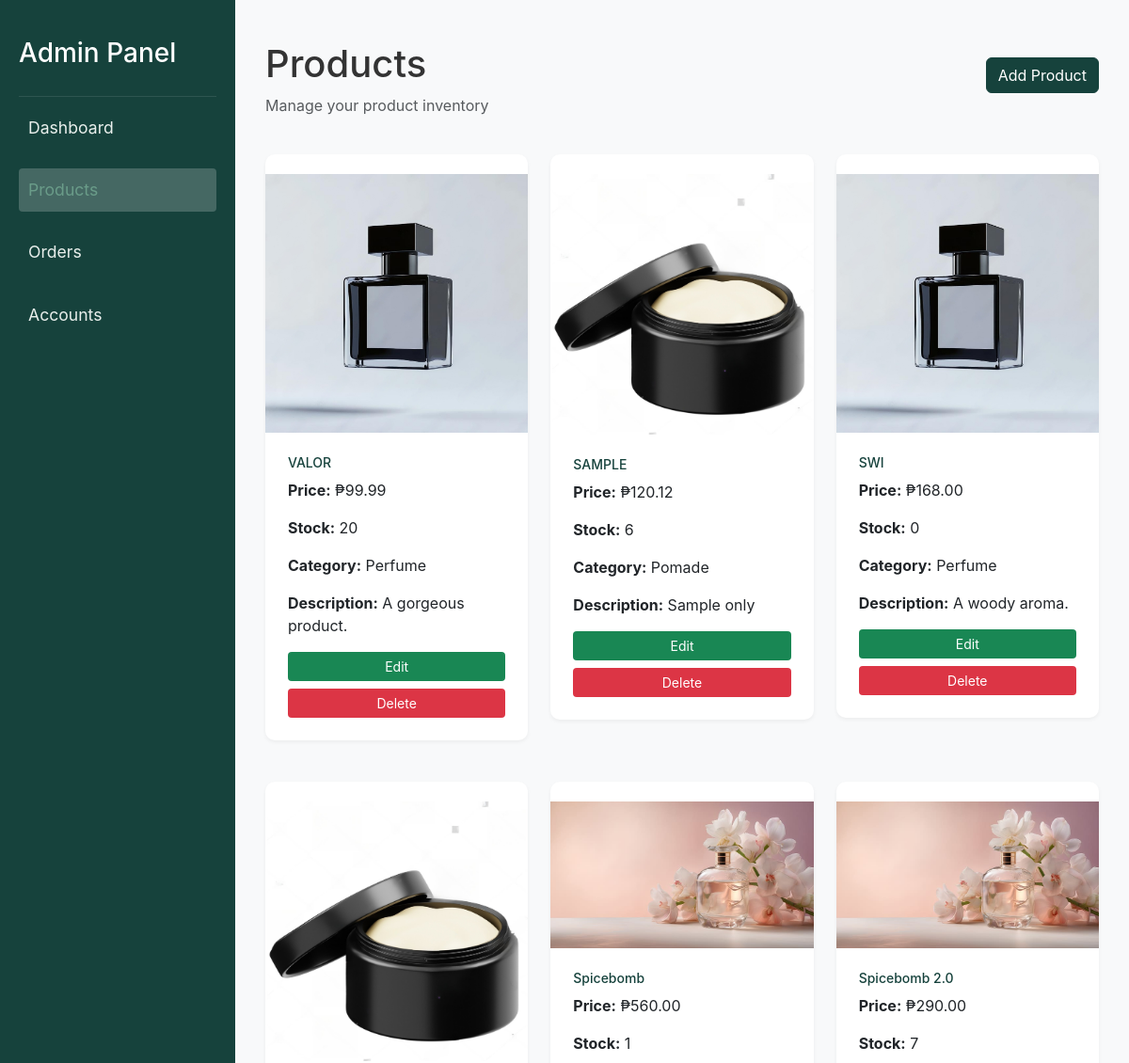
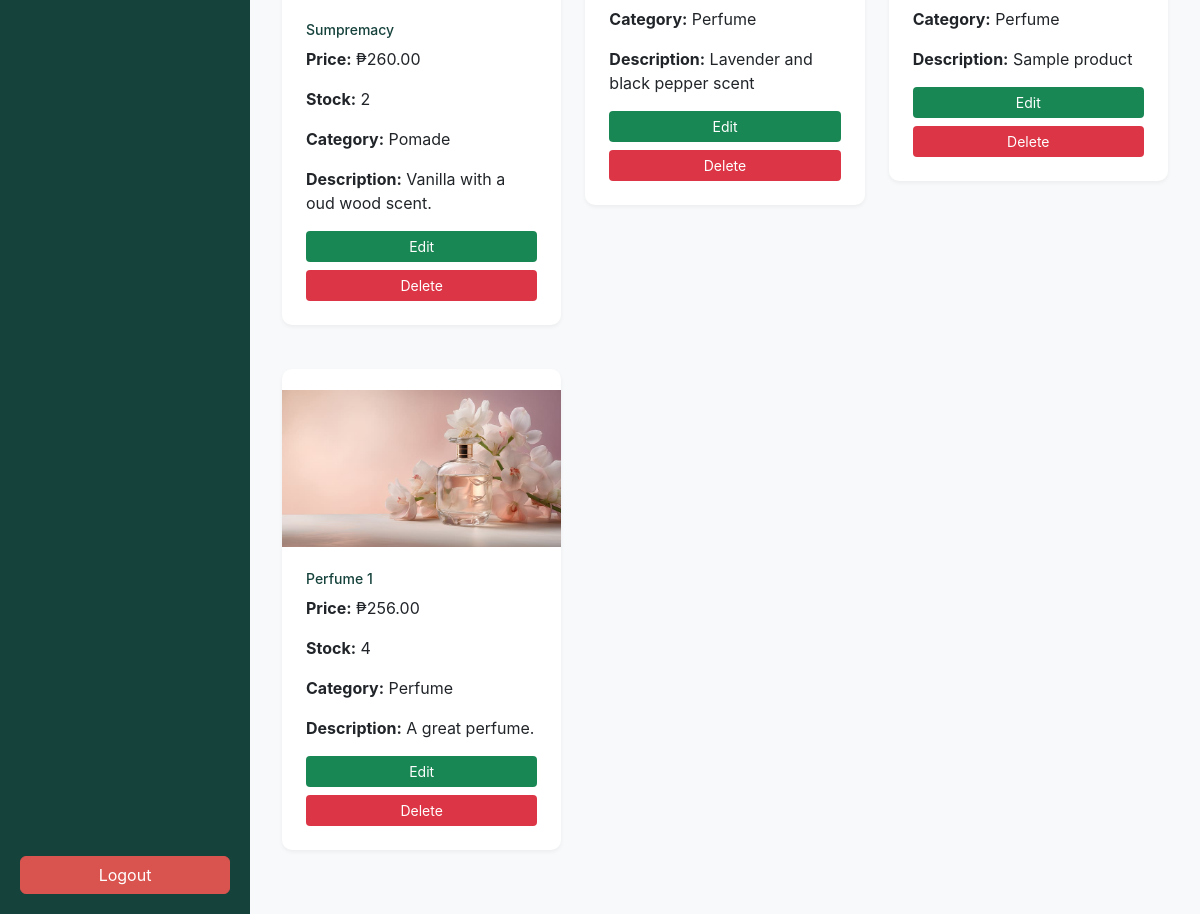
/products.php, run on the app's committed database (2 pictures, top to bottom).
### tables this page shows
CREATE TABLE `products` (
  `product_id` int(11) NOT NULL,
  `name` varchar(100) DEFAULT NULL,
  `productPic` longblob NOT NULL,
  `description` text DEFAULT NULL,
  `price` decimal(10,2) NOT NULL,
  `stock` int(11) NOT NULL,
  `category` enum('Perfume','Pomade') NOT NULL
);

### products.php (the view, shortened to what this page needs)
<?php include 'db.php'; ?>
<!DOCTYPE html>
<html lang="en">
<head>
  <link href="https://cdn.jsdelivr.net/npm/bootstrap@5.3.3/dist/css/bootstrap.min.css" rel="stylesheet">
  <link rel="stylesheet" href="css/style.css">
</head>
<body>
  <div class="wrapper">
    <nav id="sidebar" class="text-white">
      <div class="sidebar-header">
        <h3>Admin Panel</h3>
      </div>
      <ul class="list-unstyled">
        <li>
          <a href="dashboard.php">Dashboard</a>
        </li>
        <li class="active">
          <a href="products.php">Products</a>
        </li>
        <li>
          <a href="orders.php">Orders</a>
        </li>
        <li>
          <a href="accounts.php">Accounts</a>
        </li>
      </ul>
      <div class="mt-auto">
        <button class="btn btn-danger w-100 mt-3" data-bs-toggle="modal" data-bs-target="#logoutModal">
          Logout
        </button>
      </div>
    </nav>
    <div id="content">
      <div class="container-fluid">
        <div class="d-flex justify-content-between align-items-center mb-4">
          <div>
            <h1 class="mt-4">Products</h1>
            <p class="text-muted">Manage your product inventory</p>
          </div>
          <button class="btn btn-primary" data-bs-toggle="modal" data-bs-target="#addProductModal">
            Add Product
          </button>
        </div>
        <div class="row">
          <?php
          $stmt = $pdo->query("SELECT * FROM products");
          while ($row = $stmt->fetch(PDO::FETCH_ASSOC)) {
              $productId = htmlspecialchars($row['product_id']);
          ?>
            <div class="col-md-4 mb-4">
              <div class="card">
                <div class="product-image-card">
                <img id="product-img" src="uploads/<?php echo htmlspecialchars($row['productPic']); ?>" class="card-img-top img-fluid" alt="Product Image">
                </div>
                <div class="card-body">
                  <h5 class="card-title"><?php echo htmlspecialchars($row['name']); ?></h5>
                  <p class="card-text"><strong>Price:</strong> ₱<?php echo number_format($row['price'], 2); ?></p>
                  <p class="card-text"><strong>Stock:</strong> <?php echo htmlspecialchars($row['stock']); ?></p>
                  <p class="card-text"><strong>Category:</strong> <?php echo htmlspecialchars($row['category']); ?></p>
                  <p class="card-text"><strong>Description:</strong> <?php echo htmlspecialchars($row['description']); ?></p>
                  <button class="btn bg-success text-white btn-sm w-100" data-bs-toggle="modal" data-bs-target="#editProductModal<?php echo $productId; ?>">
                    Edit
                  </button>
                  <button class="btn bg-danger text-white btn-sm w-100 mt-2" data-bs-toggle="modal" data-bs-target="#deleteProductModal<?php echo $productId; ?>">
                    Delete
                  </button>
                </div>
              </div>
            </div>
          <?php
          }
          ?>
        </div>
      </div>
    </div>
  </div>
</body>
</html>

### css/style.css (style rules this page uses)
body { font-family: -apple-system, BlinkMacSystemFont, "Segoe UI", Roboto, "Helvetica Neue", Arial, sans-serif; background-color: #f8f9fa; color: #333; }
.wrapper { display: flex; width: 100%; }
#sidebar { min-width: 250px; max-width: 250px; min-height: 100vh; padding: 20px; background-color: #16423C; color: #E9EFEC; position: fixed; top: 0; left: 0; height: 100%; overflow-y: auto; display: flex; flex-direction: column; }
.sidebar-header { padding: 20px 0; border-bottom: 1px solid rgba(255, 255, 255, 0.1); }
#sidebar ul li { padding: 10px 0; }
#sidebar ul li a { padding: 10px; font-size: 1.1em; display: block; color: #E9EFEC; text-decoration: none; transition: all 0.3s; }
#sidebar ul li.active a { background: rgba(255, 255, 255, 0.2); border-radius: 4px; color: #6A9C89; }
#content { margin-left: 250px; padding: 20px; color: #333; width: 100%; }
.card { border: none; border-radius: 10px; box-shadow: 0 2px 4px rgba(0, 0, 0, 0.05); margin-bottom: 20px; }
.card-body { padding: 1.5rem; }
.card-title { font-size: 0.875rem; font-weight: 500; margin-bottom: 0.5rem; color: #16423C; }
#product-img { display: block; height: auto; width: 100%; max-width: 300px; margin: auto; object-fit: cover; padding-top: 1.3rem; }
.btn-primary { background-color: #16423C; border-color: #16423C; }
.btn-danger { background-color: #D9534F; border-color: #D9534F; }
a { color: #16423C; text-decoration: none; }

### data on the page
products: productPic (picture), name "VALOR", price "99.99", stock "20", category "Perfume", description "A gorgeous product."
products: productPic (picture), name "SAMPLE", price "120.12", stock "6", category "Pomade", description "Sample only"
products: productPic (picture), name "SWI", price "168.00", stock "0", category "Perfume", description "A woody aroma."
products: productPic (picture), name "Sumpremacy", price "260.00", stock "2", category "Pomade", description "Vanilla with a oud wood scent."
products: productPic (picture), name "Spicebomb", price "560.00", stock "1", category "Perfume", description "Lavender and black pepper scent"
products: productPic (picture), name "Spicebomb 2.0", price "290.00", stock "7", category "Perfume", description "Sample product"
products: productPic (picture), name "Perfume 1", price "256.00", stock "4", category "Perfume", description "A great perfume."
